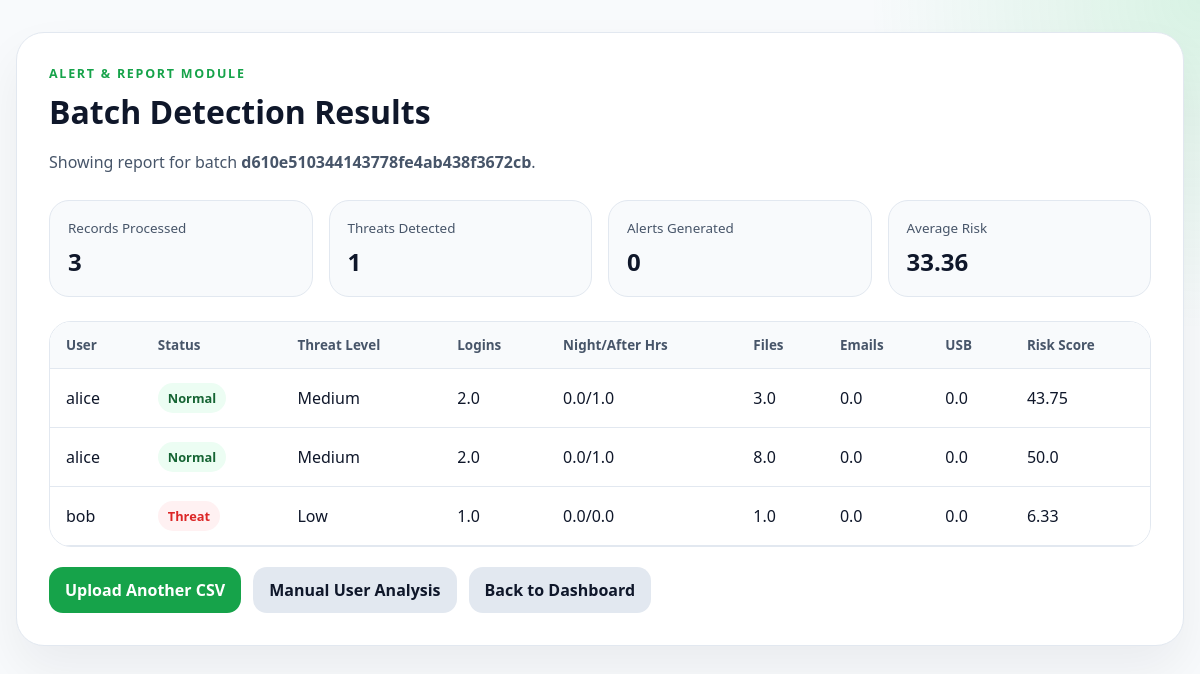
The app's page /results (signed in) with its own data.
### models/log.py (models this page shows, shortened)
class Log(db.Model):
    __tablename__ = "logs"
    id = db.Column(db.Integer, primary_key=True)
    batch_id = db.Column(db.String(64), nullable=False, index=True)
    user_id = db.Column(db.Integer, db.ForeignKey("users.id"), nullable=False, index=True)
    event_timestamp = db.Column(db.DateTime, nullable=True, index=True)
    login_frequency = db.Column(db.Float, nullable=False, default=0.0)
    after_hours_activity = db.Column(db.Float, nullable=False, default=0.0)
    night_login_count = db.Column(db.Float, nullable=False, default=0.0)
    file_access_count = db.Column(db.Float, nullable=False, default=0.0)
    email_activity_count = db.Column(db.Float, nullable=False, default=0.0)
    usb_usage_count = db.Column(db.Float, nullable=False, default=0.0)
    anomaly_flag = db.Column(db.Boolean, nullable=False, default=False)
    threat_level = db.Column(db.String(20), nullable=False, default="low")
    source_filename = db.Column(db.String(255), nullable=True)
    raw_record = db.Column(db.JSON, nullable=False)
    created_at = db.Column(db.DateTime, nullable=False, server_default=func.now())
    user = db.relationship("User", back_populates="logs")
    risk_score = db.relationship("RiskScore", back_populates="log", uselist=False, cascade="all, delete-orphan")
    alerts = db.relationship("Alert", back_populates="log", lazy=True, cascade="all, delete-orphan")

### models/user.py (models this page shows, shortened)
class User(db.Model):
    __tablename__ = "users"
    id = db.Column(db.Integer, primary_key=True)
    username = db.Column(db.String(80), unique=True, nullable=False, index=True)
    email = db.Column(db.String(120), unique=True, nullable=False, index=True)
    password_hash = db.Column(db.String(255), nullable=False)
    first_name = db.Column(db.String(100), nullable=True)
    last_name = db.Column(db.String(100), nullable=True)
    role = db.Column(db.String(50), nullable=False, default="analyst")
    created_at = db.Column(db.DateTime, nullable=False, server_default=func.now())
    logs = db.relationship("Log", back_populates="user", lazy=True)

### app.py (the view)
    @app.route("/results", methods=["GET"])
    @_login_required
    def results():
        batch_id = request.args.get("batch_id")
        if not batch_id:
            batch_id, _ = _latest_batch_logs()
        if not batch_id:
            return render_template("results.html", summary=None, rows=[], batch_id=None)
        logs = (
            Log.query.filter_by(batch_id=batch_id)
            .order_by(Log.id.asc())
            .all()
        )
        rows = [_serialize_result_row(log) for log in logs]
        summary = {
            "Records Processed": len(rows),
            "Threats Detected": sum(1 for log in logs if log.anomaly_flag),
            "Alerts Generated": sum(1 for log in logs if log.risk_score and log.risk_score.score >= ALERT_THRESHOLD),
            "Average Risk": round(
                sum(log.risk_score.score for log in logs if log.risk_score) / max(len(rows), 1),
                2,
            ),
        }
        return render_template("results.html", summary=summary, rows=rows, batch_id=batch_id)

### app.py (called while the page is built)
def _current_user():
    user_id = session.get("user_id")
    if not user_id:
        return None
    return db.session.get(User, user_id)

def _login_required(view):
    @wraps(view)
    def wrapped_view(*args, **kwargs):
        if _current_user() is None:
            flash("Please sign in to continue.", "error")
            return redirect(url_for("login_page"))
        return view(*args, **kwargs)
    return wrapped_view

def _serialize_result_row(log: Log) -> dict:
    user = log.user.username if log.user else str(log.user_id)
    score = log.risk_score.score if log.risk_score else 0.0
    return {
        "user": user,
        "login_frequency": round(float(log.login_frequency), 2),
        "after_hours_activity": round(float(log.after_hours_activity), 2),
        "night_login_count": round(float(log.night_login_count), 2),
        "file_access_count": round(float(log.file_access_count), 2),
        "email_activity_count": round(float(log.email_activity_count), 2),
        "usb_usage_count": round(float(log.usb_usage_count), 2),
        "threat_level": str(log.threat_level).title(),
        "risk_score": round(float(score), 2),
        "status": "Threat" if log.anomaly_flag else "Normal",
    }

def _latest_batch_logs():
    latest_log = Log.query.order_by(Log.created_at.desc(), Log.id.desc()).first()
    if latest_log is None:
        return None, []
    batch_logs = (
        Log.query.filter_by(batch_id=latest_log.batch_id)
        .order_by(Log.id.asc())
        .all()
    )
    return latest_log.batch_id, batch_logs

### templates/results.html (shortened to what this page needs)
<!DOCTYPE html>
<html lang="en">
<head>
</head>
<body>
    <div class="container">
        <div class="eyebrow">Alert & Report Module</div>
        <h2>Batch Detection Results</h2>
        <p>{% if batch_id %}Showing report for batch <strong>{{ batch_id }}</strong>.{% else %}No processed batch is loaded yet.{% endif %}</p>
        {% if rows %}
        <div class="summary">
            {% for label, count in summary.items() %}
            <div class="pill">
                <span>{{ label }}</span>
                <strong>{{ count }}</strong>
            </div>
            {% endfor %}
        </div>
        <div class="table-wrap">
            <table>
                <thead>
                    <tr>
                        <th>User</th>
                        <th>Status</th>
                        <th>Threat Level</th>
                        <th>Logins</th>
                        <th>Night/After Hrs</th>
                        <th>Files</th>
                        <th>Emails</th>
                        <th>USB</th>
                        <th>Risk Score</th>
                    </tr>
                </thead>
                <tbody>
                    {% for row in rows %}
                    <tr>
                        <td>{{ row.user }}</td>
                        <td><span class="tag {{ 'threat' if row.status == 'Threat' else 'normal' }}">{{ row.status }}</span></td>
                        <td>{{ row.threat_level }}</td>
                        <td>{{ row.login_frequency }}</td>
                        <td>{{ row.night_login_count }}/{{ row.after_hours_activity }}</td>
                        <td>{{ row.file_access_count }}</td>
                        <td>{{ row.email_activity_count }}</td>
                        <td>{{ row.usb_usage_count }}</td>
                        <td>{{ row.risk_score }}</td>
                    </tr>
                    {% endfor %}
                </tbody>
            </table>
        </div>
        {% else %}
        <div class="empty">
            <p>No processed dataset is available yet. Upload a CSV file to generate alerts, risk scores, and reports.</p>
        </div>
        {% endif %}
        <div class="actions">
            <a class="primary" href="{{ url_for('upload') }}">Upload Another CSV</a>
            <a href="{{ url_for('detect_view') }}">Manual User Analysis</a>
            <a href="{{ url_for('dashboard') }}">Back to Dashboard</a>
        </div>
    </div>
</body>
</html>

### templates/results.html (style rules this page uses)
:root { --green: #16a34a; --green-dark: #166534; --slate: #475569; --bg: #f8fafc; --panel: #ffffff; --border: #cbd5e1; --danger-bg: #fff1f2; --danger-text: #dc2626; --safe-bg: #ecfdf3; --safe-text: #166534; }
* { box-sizing: border-box; font-family: "Segoe UI", sans-serif; }
body { margin: 0; background: radial-gradient(circle at top right, rgba(34, 197, 94, 0.15), transparent 24%), var(--bg); color: #0f172a; padding: 32px 16px; }
.container { max-width: 1180px; margin: 0 auto; background: var(--panel); border-radius: 28px; padding: 32px; border: 1px solid #e2e8f0; box-shadow: 0 24px 50px rgba(15, 23, 42, 0.06); }
.eyebrow { color: var(--green); text-transform: uppercase; letter-spacing: 0.14em; font-size: 0.78rem; font-weight: 700; margin-bottom: 8px; }
h2 { margin: 0 0 8px; font-size: 2rem; }
p { color: var(--slate); line-height: 1.7; }
.summary { display: grid; grid-template-columns: repeat(4, minmax(0, 1fr)); gap: 16px; margin: 24px 0; }
.pill { padding: 18px; border-radius: 20px; background: #f8fafc; border: 1px solid #e2e8f0; }
.pill span { display: block; color: var(--slate); font-size: 0.84rem; margin-bottom: 8px; }
.pill strong { font-size: 1.5rem; }
.table-wrap { overflow-x: auto; border: 1px solid #e2e8f0; border-radius: 22px; }
table { width: 100%; border-collapse: collapse; background: #fff; }
th, td { padding: 14px 16px; text-align: left; border-bottom: 1px solid #e2e8f0; }
th { background: #f8fafc; color: var(--slate); font-size: 0.84rem; }
.tag { display: inline-block; padding: 6px 10px; border-radius: 999px; font-size: 0.8rem; font-weight: 700; }
.tag.threat { background: var(--danger-bg); color: var(--danger-text); }
.tag.normal { background: var(--safe-bg); color: var(--safe-text); }
.actions { display: flex; gap: 12px; flex-wrap: wrap; margin-top: 20px; }
a { display: inline-flex; align-items: center; justify-content: center; padding: 12px 16px; border-radius: 14px; text-decoration: none; background: #e2e8f0; color: #0f172a; font-weight: 700; }
a.primary { background: var(--green); color: #fff; }

### records on screen
Log: batch "d610e510344143778fe4ab438f3672cb"
User: user "alice", status "Normal", threat_level "Medium", login_frequency "2.0", night_login_count "0.0", after_hours_activity "1.0", file_access_count "3.0", email_activity_count "0.0", usb_usage_count "0.0", risk_score "43.75", file_access_count "8.0", risk_score "50.0"
User: user "bob", status "Threat", threat_level "Low", login_frequency "1.0", night_login_count "0.0", after_hours_activity "0.0", file_access_count "1.0", email_activity_count "0.0", usb_usage_count "0.0", risk_score "6.33"

### other values on screen
{{ label }} "Records Processed" "Threats Detected" "Alerts Generated" "Average Risk"
{{ count }} "3" "1" "0" "33.36"
